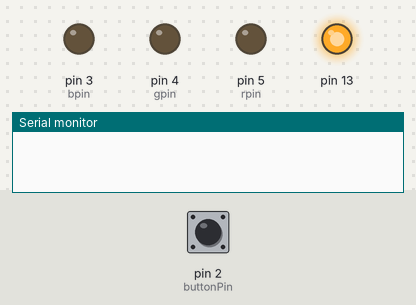
This sketch was run on a simulated Arduino Uno, built with avr-gcc and run on an emulated ATmega328P. Parts: output pins drawn as LEDs (lit = HIGH), the last lines printed to the serial monitor. Dashed ring = blinking. The inputs (shaded band) are chosen by the test bench; at power-on: pin 2 (buttonPin) LOW.

Above: at 1.2 s.
1.3 s: pin 2 (buttonPin) pulled HIGH for 3.2 s
At 5.7 s:
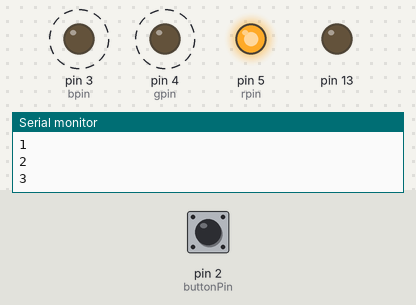
6.0 s: pin 2 (buttonPin) pulled HIGH for 0.15 s
At 7.2 s:
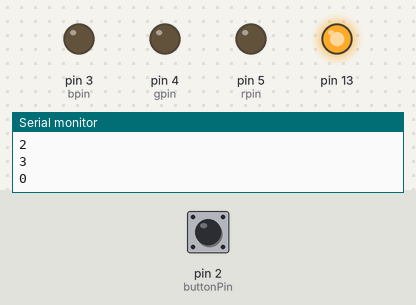
8.0 s: pin 2 (buttonPin) pulled HIGH for 1 s
At 10.3 s:
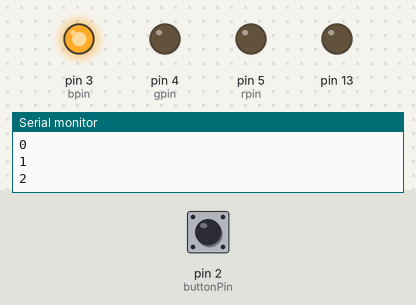
Timing chart, 0 to 11.8 s (numbered marks = the images above; inputs shaded):
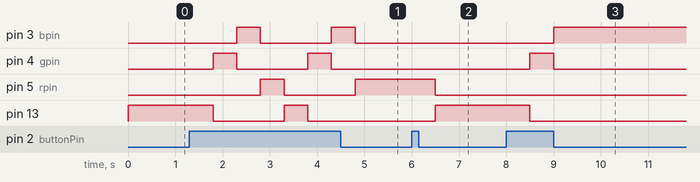

Measured:
- after the input at 1.3 s, pin 3 (bpin): alternates HIGH for 0.50 s and LOW for 1.5 s, starting after 1.0 s; pin 4 (gpin): alternates HIGH for 0.50 s and LOW for 1.5 s, starting after 0.50 s; pin 5 (rpin): LOW → HIGH after 1.5 s, → LOW 0.50 s later, → HIGH 1.5 s later; pin 13: HIGH → LOW after 0.50 s, → HIGH 1.5 s later, → LOW 0.50 s later
- after the input at 6.0 s, pin 5 (rpin): HIGH → LOW after 0.50 s; pin 13: LOW → HIGH after 0.50 s
- after the input at 8.0 s, pin 3 (bpin): LOW → HIGH after 1.0 s; pin 4 (gpin): LOW → HIGH after 0.50 s, → LOW 0.50 s later; pin 13: HIGH → LOW after 0.50 s

The sketch:

Button_and_3_LEDs.ino
```cpp
// (licence header left out)
  const int buttonPin = 2;     // the pin number of the pushbutton  this is where push button will be connected
  const int bpin=3;            // the BLUE led is connected to pin 3
  const int gpin=4;            // the GREEN led is connected to pin 4
  const int rpin=5;            // the RED led is connected to pin 5
  int buttonState = 0;         //buttonState is zero at the beginning
  int count=0;                 //count is zero at the start of the program

void setup() {
  pinMode(buttonPin,INPUT);  //setting the buttonPin as INPUT
  pinMode(bpin,OUTPUT);      // setting the BLUE pin as OUTPUT
  pinMode(rpin,OUTPUT);      // setting the RED pin as OUTPUT
  pinMode(gpin,OUTPUT);      // setting the GREEN pin as OUTPUT
  pinMode(LED_BUILTIN,OUTPUT); // setting the LED_BUILTIN pin as OUTPUT, this is pin 13 on ARDUINO uno
  Serial.begin(9600);         //setting up serial communication BITrate
}

void loop() {
  buttonState=digitalRead(buttonPin);  //reading the button state and storing it to the variable buttonState

     if (buttonState==HIGH){
        count = count+1;               //this line increase count by 1 everytime the button is pressed
        delay(500);                    // delay is set to allow for time between button presses
    if (count==4){                    //this line of code resets the count to 0 everytime it reaches 4
      count =0;
      //return count;
      }
      Serial.println(count);            //prints the count of button presses on the serial monitior ( press Ctrl+Shift+M to open)
    }
    if(count==0){                        //condition 1 , only the onboard LED(pin 13 by default) will be ON
      digitalWrite(gpin,LOW);
      digitalWrite(bpin,LOW);
      digitalWrite(rpin,LOW);
      digitalWrite(LED_BUILTIN,HIGH);
    }

    if(count==1){                        //condition 2 ,  only the GREEN LED connected to PIN 3 will be ON
      digitalWrite(gpin,HIGH);
      digitalWrite(bpin,LOW);
      digitalWrite(rpin,LOW);
      digitalWrite(LED_BUILTIN,LOW);

    }else if(count==2){                  //condition 3 ,  only the BLUE LED connected to PIN4 will be ON
      digitalWrite(gpin,LOW);
      digitalWrite(bpin,HIGH);
      digitalWrite(rpin,LOW);
      digitalWrite(LED_BUILTIN,LOW);

      }
      else  if(count==3){                //condition 4 ,  only the RED LED connected to PIN 5 will be ON
      digitalWrite(gpin,LOW);
      digitalWrite(bpin,LOW);
      digitalWrite(rpin,HIGH);
      digitalWrite(LED_BUILTIN,LOW);

}

}
```
